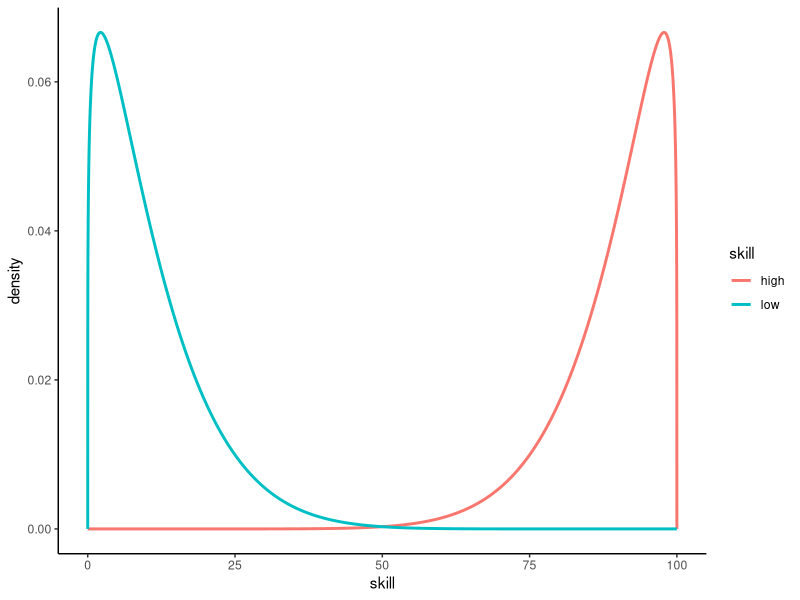

The R script that drew this image: (Note: this script raises an error after producing the figure.)
## ---- chunk 1
library(tidyverse)
simulate_applicants <- function(n, dist, luck_ratio = 0.05) {
  tibble(
    skill = dist(n),
    luck = runif(n, min = 0, max = 100),
    overall = (1 - luck_ratio) * skill + luck_ratio * luck
  )
}
set.seed(123)
simulate_applicants(5, function(x) rnorm(x, 50, 1))
## ---- chunk 2
normal_skills <- function(n) {
  rnorm(n, mean = 50, sd = 50 / 4) %>% 
    # Make sure that score stays in bounds
    pmax(0) %>% 
    pmin(100)
}

uniform_skills <- function(n) {
  runif(n, min = 0, max = 100)
}

high_skills <- function(n) {
  100 * (1 - rbeta(n, 1.2, 10))
}

low_skills <- function(n) {
  100 * rbeta(n, 1.2, 10)
}
## ---- chunk 3
tibble(
  x = seq(0, 100, 0.01),
  high = dbeta(1 - x / 100, 1.2, 10) / 100,
  low = dbeta(x / 100, 1.2, 10) / 100
) %>% 
  pivot_longer(cols = 2:3, names_to = "skill", values_to = "density") %>% 
  ggplot(aes(x, density,  col = skill)) +
  geom_line(size = 1) +
  theme_classic() +
  labs(x = "skill")
## ---- chunk 4
pick_applicants <- function(n, dist, m = 11) {
  applicants <- simulate_applicants(n, dist)
  
  applicants %>% 
    arrange(desc(overall)) %>% 
    mutate(selected = c(rep('yes', m), rep('no', n - m)))
}

n <- 18300
pick_applicants(n, normal_skills)
## ---- chunk 5
set.seed(123)
N <- 1000
simus <- expand_grid(
  dist = c("uniform_skills", "normal_skills", "low_skills", "high_skills"),
  simuID = 1:N
) %>%
  mutate(applicants = map(dist, ~pick_applicants(n, get(.)))) %>% 
  unnest(applicants) %>% 
  filter(selected == 'yes')
## ---- chunk 6
library(grid)
library(gridExtra)
library(gtable)
avgs <- simus %>% 
  group_by(dist) %>% 
  summarize(avg_luck = mean(luck)) %>% 
  arrange(desc(avg_luck)) %>% 
  mutate(
    avg_luck = scales::comma(avg_luck, accuracy = .01),
    dist = case_when(
      dist == "high_skills" ~ "High skills",
      dist == "low_skills" ~ "Low skills",
      dist == "uniform_skills" ~ "Uniform skills",
      dist == "normal_skills" ~ "Normal skills"
    )
  )


colorScale <- glue::glue("dodgerblue{1:4}")
avgTable <- tableGrob(
  avgs, 
  rows = NULL, 
  cols = NULL,
  theme = ttheme_minimal(
     core=list(fg_params = list(col = colorScale, fontface = 2))
  )
) 

simus %>%  
  mutate(dist = fct_reorder(dist, luck)) %>% 
  ggplot(aes(y = dist, x = luck, col = dist)) +
  geom_boxplot(show.legend = F) +
  theme_classic() +
  labs(
    x = "Luck", 
    y = element_blank(),
    title = "Luck Distribution Among Successful Applicants",
    subtitle = "(Average luck score depicted in the table)"
  ) +
  annotation_custom(avgTable, xmin = 20,  xmax = 60, ymin = 2, ymax = 5) +
  scale_y_discrete(breaks = NULL) +
  scale_color_manual(values = rev(colorScale)) + 
  theme(axis.line.y = element_blank(), 
        plot.subtitle = element_text(size = 10)) 
## ---- chunk 7
n <- 100
simus <- expand_grid(
  dist = c("uniform_skills", "normal_skills", "low_skills", "high_skills"),
  simuID = 1:N
) %>%
  mutate(applicants = map(dist, ~pick_applicants(n, get(.), m = 1))) %>% 
  unnest(applicants) %>% 
  filter(selected == 'yes')

avgs <- simus %>% 
  group_by(dist) %>% 
  summarize(avg_luck = mean(luck)) %>% 
  arrange(desc(avg_luck)) %>% 
  mutate(
    avg_luck = scales::comma(avg_luck, accuracy = .01),
    dist = case_when(
      dist == "high_skills" ~ "High skills",
      dist == "low_skills" ~ "Low skills",
      dist == "uniform_skills" ~ "Uniform skills",
      dist == "normal_skills" ~ "Normal skills"
    )
  )

avgTable <- tableGrob(
  avgs, 
  rows = NULL, 
  cols = NULL,
  theme = ttheme_minimal(
     core=list(fg_params = list(col = colorScale, fontface = 2))
  )
) 

simus %>%  
  mutate(dist = fct_reorder(dist, luck)) %>% 
  ggplot(aes(y = dist, x = luck, col = dist)) +
  geom_boxplot(show.legend = F) +
  theme_classic() +
  labs(
    x = "Luck", 
    y = element_blank(),
    title = "Luck Distribution Among Successful Applicants",
    subtitle = "(Average luck score depicted in the table)"
  ) +
  annotation_custom(avgTable, xmin = 10,  xmax = 20, ymin = 2.5, ymax = 5) +
  scale_y_discrete(breaks = NULL) +
  scale_color_manual(values = rev(colorScale)) + 
  theme(axis.line.y = element_blank(), 
        plot.subtitle = element_text(size = 10)) 
## ---- chunk 8
pick_applicants2 <- function(n, dist, m = 11, luck_thresh = 50) {
  applicants <- simulate_applicants(n, dist)
  
  applicants <- applicants %>%
    mutate(skill_rank = min_rank(desc(skill))) %>% 
    filter(luck > luck_thresh)
  
  applicants %>% 
    arrange(desc(skill)) %>% 
    mutate(selected = c(rep('yes', m), rep('no', nrow(applicants) - m)))
}

pick_applicants2(n, high_skills)
## ---- chunk 9
set.seed(123)
N <- 1000
n <- 18300
simus <- expand_grid(
  dist = c("uniform_skills", "normal_skills", "low_skills", "high_skills"),
  simuID = 1:N
) %>%
  mutate(applicants = map(dist, ~pick_applicants2(n, get(.)))) %>% 
  unnest(applicants) %>% 
  filter(selected == 'yes')
## ---- chunk 10
avgs <- simus %>% 
  group_by(dist) %>% 
  summarize(avg_rank = mean(skill_rank)) %>% 
  arrange(desc(avg_rank)) %>% 
  mutate(
    avg_rank = scales::comma(avg_rank, accuracy = .01),
    dist = case_when(
      dist == "high_skills" ~ "High skills",
      dist == "low_skills" ~ "Low skills",
      dist == "uniform_skills" ~ "Uniform skills",
      dist == "normal_skills" ~ "Normal skills"
    )
  )

avgTable <- tableGrob(
  avgs, 
  rows = NULL, 
  cols = NULL,
  theme = ttheme_minimal(
     core=list(fg_params = list(col = colorScale, fontface = 2))
  )
) 

simus %>%  
  mutate(dist = fct_reorder(dist, skill_rank)) %>% 
  ggplot(aes(y = dist, x = skill_rank, col = dist)) +
  geom_boxplot(show.legend = F) +
  theme_classic() +
  labs(
    x = "Skill Rank", 
    y = element_blank(),
    title = "Skill Rank Distribution Among Successful Applicants",
    subtitle = "(Average rank depicted in the table)"
  ) +
  annotation_custom(avgTable, xmin = 60,  xmax = 70, ymin = 2, ymax = 5) +
  scale_y_discrete(breaks = NULL) +
  scale_color_manual(values = rev(colorScale)) + 
  theme(axis.line.y = element_blank(), 
        plot.subtitle = element_text(size = 10)) +
  coord_cartesian(xlim = c(0, 75))
## ---- chunk 11
applicants_greater_double <- simus %>% 
  filter(skill_rank > 22) %>% 
  nrow()

applicants_greater_double / 4 / (11 * N)
## ---- chunk 12
n <- 100
set.seed(123)
simus <- expand_grid(
  dist = c("uniform_skills", "normal_skills", "low_skills", "high_skills"),
  simuID = 1:N
) %>%
  mutate(applicants = map(dist, ~pick_applicants2(n, get(.), m = 1))) %>% 
  unnest(applicants) %>% 
  filter(selected == 'yes')

avgs <- simus %>% 
  group_by(dist) %>% 
  summarize(avg_rank = mean(skill_rank)) %>% 
  arrange(desc(avg_rank)) %>% 
  mutate(
    avg_rank = scales::comma(avg_rank, accuracy = .01),
    dist = case_when(
      dist == "high_skills" ~ "High skills",
      dist == "low_skills" ~ "Low skills",
      dist == "uniform_skills" ~ "Uniform skills",
      dist == "normal_skills" ~ "Normal skills"
    )
  )

avgTable <- tableGrob(
  avgs, 
  rows = NULL, 
  cols = NULL,
  theme = ttheme_minimal(
     core=list(fg_params = list(col = colorScale, fontface = 2))
  )
) 

simus %>%  
  mutate(dist = fct_reorder(dist, skill_rank)) %>% 
  ggplot(aes(y = dist, x = skill_rank, col = dist)) +
  geom_boxplot(show.legend = F) +
  theme_classic() +
  labs(
    x = "Skill Rank", 
    y = element_blank(),
    title = "Skill Rank Distribution Among Successful Applicants",
    subtitle = "(Average rank depicted in the table)"
  ) +
  annotation_custom(avgTable, xmin = 15,  xmax = 20, ymin = 2, ymax = 5) +
  scale_y_discrete(breaks = NULL) +
  scale_color_manual(values = rev(colorScale)) + 
  theme(axis.line.y = element_blank(), 
        plot.subtitle = element_text(size = 10)) +
  coord_cartesian(xlim = c(0, 20))
## ---- chunk 13
simus %>% 
  filter(skill_rank > 4) %>% 
  group_by(dist) %>% 
  count(sort = T) %>% 
  mutate(prop = n / 1000) %>% 
  mutate(prop = scales::percent(prop, accuracy = 0.1)) %>% 
  mutate(dist = case_when(
      dist == "high_skills" ~ "High skills",
      dist == "low_skills" ~ "Low skills",
      dist == "uniform_skills" ~ "Uniform skills",
      dist == "normal_skills" ~ "Normal skills"
    ))
